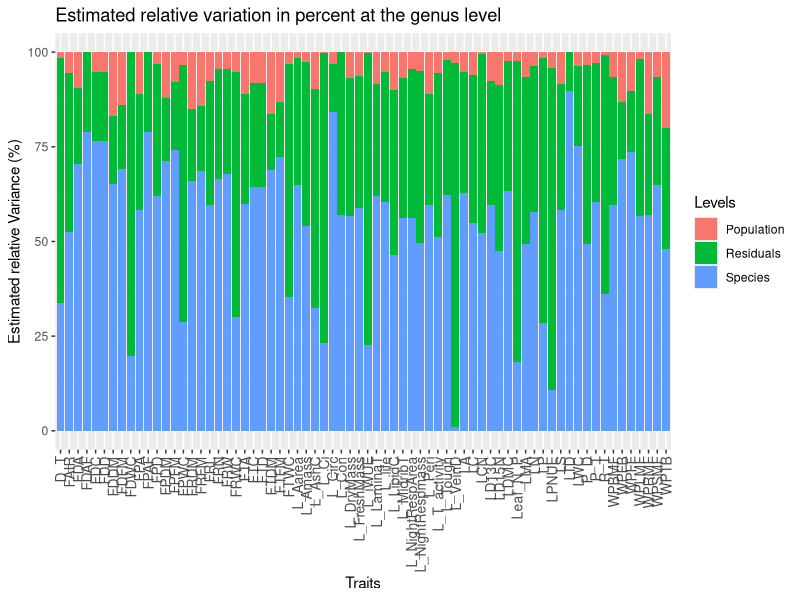

Write the R code that produced this figure. (Note: this script raises an error after producing the figure.)

rm(list = ls())

options(scipen=999)

packages <- list("tidyverse","ggplot2","here","lme4","svglite")


lapply(packages, require,character.only=T)

Sunflower_train <- read_csv(here("Datasets and Tables","Sunflower_train.csv"))

### converting the population and the species column to factor 

Sunflower_train <- Sunflower_train %>%
                   mutate_if(is.character,as.factor)



### Isolating the Species and the Population columns as separte vectors

Species <- Sunflower_train$Species

Pop <- Sunflower_train$Pop




#### A function to fit a mixed model on the entire dataset and
###  calculate the variance partitioning scores 

mixed_model <- function(x){
  model <- lmer(x~(1|Species/Pop))
  vc <- data.frame(VarCorr(model))
  variance <- vc %>% select(grp,vcov)
  Total_variance <- sum(variance$vcov)
  Population <- (variance[1,2]/Total_variance) * 100
  Species <- (variance[2,2]/Total_variance) * 100
  Residual <- (variance[3,2]/Total_variance) * 100
  results <- rbind(Population,Species,Residual)
  results <- data.frame(Variance = results)
  return(results)
}

##### Applying this function on the whole dataset 
### the result returns a list 

Variance_Species_pop <- Sunflower_train[,-c(1:3)] %>% 
                        map(mixed_model)

### converting this list into a dataframe

Variance_Species_pop <- data.frame(Variances = 
                                   do.call(rbind,Variance_Species_pop))
                       

#### extracting all the trait names in this dataset ##
## and repeating each name 3 times ##

Traits <- rep(colnames(Sunflower_train[-c(1:3)]),each=3)

### These are the groups for which the variances were computed ###

Levels <- rep(c("Population","Species","Residuals"),times=70)

### Putting the variance values, trait names and levels in one dataframe ## 

Variance_table_1 <- data.frame(Variance = Variance_Species_pop$Variance,
                               Traits = Traits,
                               Levels = Levels)

### Making a plot to view the variance partitioning ###

ggplot(Variance_table_1, aes(fill=Levels, y=Variance, x=Traits)) + 
  geom_bar(position='stack', stat='identity') +
  labs(x = "Traits", y = "Estimated relative Variance (%)") +
  ggtitle("Estimated relative variation in percent at the genus level") +
  theme(axis.text.x = element_text(size = 10,angle = 90,vjust = 0.5,hjust = 1)) 
  
 

here("Figures")

ggsave("C:/Users/samba/Documents/Chapter_1_Analysis/Figures/Figure S2.svg",
       dpi=300)



Variance_table_1 <- Variance_table_1 %>% pivot_wider(names_from = Levels,
                                                     values_from = Variance)



## Arranging the Species variance values in a descending order ##

Variance_table_1 <- Variance_table_1 %>% arrange(desc(Species))


here("Dataset and Tables")

### exporting the dataframe containing the variance partitioning values at the genus level

write.csv(Variance_table_1,
          "C:/Users/samba/Documents/Chapter_1_Analysis/Datasets and Tables/Variance_partitioning_Genus.csv",
          row.names = FALSE)




#################### 
####### Exploring variance partitioning values at the clade level ###
###############

### PERENNIAL #### 

###### Perennial Species Names ##### 

Perennials <- c("H_salicifolius","H_maximiliani","H_giganteus",
                "H_verticillatus","H_grosseserratus","H_divaricatus",
                "H_microcephalus","H_cusickii")


##### Subset the dataframe to only contain the perennial species ## 

Perennial_Sunflowers <- Sunflower_train %>% filter(Species %in% Perennials)

##### 

### Isolating the Species and the Population columns as separate vectors ##
## This must be done before applying the function ###

Species <- Perennial_Sunflowers$Species

Pop <- Perennial_Sunflowers$Pop

#### Calculate Variance partitioning ###

Variance_Species_pop_Perennials <- Perennial_Sunflowers[,-c(1:3)] %>% 
                        map(mixed_model)

### converting this list into a dataframe

Variance_Species_pop_Perennials <- data.frame(Variances = 
                                     do.call(rbind,
                                             Variance_Species_pop_Perennials))


#### extracting all the trait names in this dataset ##
## and repeating each name 3 times ## Same as Genus level 


Traits <- rep(colnames(Sunflower_train[-c(1:3)]),each=3)

### These are the groups for which the variances were computed ###

Levels <- rep(c("Population","Species","Residuals"),times=70)

### Putting the variance values, trait names and levels in one dataframe ## 

Variance_table_2 <- data.frame(Variance = Variance_Species_pop_Perennials$Variance,
                               Traits = Traits,
                               Levels = Levels)

### Making a plot to view the variance partitioning ###

ggplot(Variance_table_2, aes(fill=Levels, y=Variance, x=Traits)) + 
  geom_bar(position='stack', stat='identity') +
  labs(x = "Traits", y = "Estimated relative Variance (%)") +
  ggtitle("Estimated relative variation in percent at the Perennial level") +
  theme(axis.text.x = element_text(size = 10,angle = 90,vjust = 0.5,hjust = 1)) 



here("Figures")

ggsave("C:/Users/samba/Documents/Chapter_1_Analysis/Figures/Figure S3.svg",
       dpi=300)



Variance_table_2 <- Variance_table_2 %>% pivot_wider(names_from = Levels,
                                                     values_from = Variance)



## Arranging the Species variance values in a descending order ##

Variance_table_2 <- Variance_table_2 %>% arrange(desc(Species))


here("Dataset and Tables")

### exporting the dataframe containing the variance partitioning values at the genus level

write.csv(Variance_table_2,
          "C:/Users/samba/Documents/Chapter_1_Analysis/Datasets and Tables/Variance_partitioning_perennial.csv",
          row.names = FALSE)




#### ANNUAL ####

### Annual species names  ###


###### FILTER OUT BY ANNUAL SPECIES ##### 

Annuals <- c("H_praeco_ssp_runyonii","H_debili_ssp_tardiflorus",
             "H_neglectus","H_petiolari_ssp_petiolaris",
             "H_niveu_ssp_tephrodes","H_annuus","H_argophyllus")



##### keeping only the annuals  ### 
Annual_Sunflowers <- Sunflower_train %>% filter(Species %in% Annuals)


### Isolating the Species and the Population columns as separate vectors ##
## This must be done before applying the function ###

Species <- Annual_Sunflowers$Species

Pop <- Annual_Sunflowers$Pop

#### Calculate Variance partitioning ###

Variance_Species_pop_Annuals <- Annual_Sunflowers[,-c(1:3)] %>% 
                                map(mixed_model)

### converting this list into a dataframe

Variance_Species_pop_Annuuals <- data.frame(Variances = 
                                                do.call(rbind,
                                                        Variance_Species_pop_Annuals))


#### extracting all the trait names in this dataset ##
## and repeating each name 3 times ## Same as Genus level 

Traits <- rep(colnames(Sunflower_train[-c(1:3)]),each=3)

### These are the groups for which the variances were computed ###

Levels <- rep(c("Population","Species","Residuals"),times=70)

### Putting the variance values, trait names and levels in one dataframe ## 

Variance_table_3 <- data.frame(Variance = Variance_Species_pop_Annuuals$Variance,
                               Traits = Traits,
                               Levels = Levels)

### Making a plot to view the variance partitioning ###

ggplot(Variance_table_3, aes(fill=Levels, y=Variance, x=Traits)) + 
  geom_bar(position='stack', stat='identity') +
  labs(x = "Traits", y = "Estimated relative Variance (%)") +
  ggtitle("Estimated relative variation in percent at the Annual level") +
  theme(axis.text.x = element_text(size = 10,angle = 90,vjust = 0.5,hjust = 1)) 



here("Figures")

ggsave("C:/Users/samba/Documents/Chapter_1_Analysis/Figures/Figure S4.svg",
       dpi=300)



Variance_table_3 <- Variance_table_3 %>% pivot_wider(names_from = Levels,
                                                     values_from = Variance)



## Arranging the Species variance values in a descending order ##

Variance_table_3 <- Variance_table_3 %>% arrange(desc(Species))


here("Dataset and Tables")

### exporting the dataframe containing the variance partitioning values at the genus level

write.csv(Variance_table_3,
          "C:/Users/samba/Documents/Chapter_1_Analysis/Datasets and Tables/Variance_partitioning_Annual.csv",
          row.names = FALSE)




####### SOUTHEASTERN PERENNIAL ###

### Southeastern perennial species names ### 

Southeastern_perennials <- c("H_carnosus","H_atrorubens","H_radula",
                             "H_silphioides","H_floridanus","H_heterophyllus",
                             "H_longifolius","H_angustifolius")


##### keeping only the Southeastern perennials  ### 
Southeastern_perennial_sunflowers <- Sunflower_train %>% 
                                     filter(Species %in% 
                                              Southeastern_perennials)


### Isolating the Species and the Population columns as separate vectors ##
## This must be done before applying the function ###

Species <- Southeastern_perennial_sunflowers$Species

Pop <- Southeastern_perennial_sunflowers$Pop

#### Calculate Variance partitioning ###

Variance_Species_pop_southeastern_perennials <- Southeastern_perennial_sunflowers[,-c(1:3)] %>% 
                                                map(mixed_model)

### converting this list into a dataframe

Variance_Species_pop_southeastern_perennials <- data.frame(Variances = 
                                              do.call(rbind,
                                                      Variance_Species_pop_Annuals))


#### extracting all the trait names in this dataset ##
## and repeating each name 3 times ## Same as Genus level 

Traits <- rep(colnames(Sunflower_train[-c(1:3)]),each=3)

### These are the groups for which the variances were computed ###

Levels <- rep(c("Population","Species","Residuals"),times=70)

### Putting the variance values, trait names and levels in one dataframe ## 

Variance_table_4 <- data.frame(Variance = Variance_Species_pop_southeastern_perennials$Variance,
                               Traits = Traits,
                               Levels = Levels)

### Making a plot to view the variance partitioning ###

ggplot(Variance_table_4, aes(fill=Levels, y=Variance, x=Traits)) + 
  geom_bar(position='stack', stat='identity') +
  labs(x = "Traits", y = "Estimated relative Variance (%)") +
  ggtitle("Estimated relative variation in percent at the southeastern perennial level") +
  theme(axis.text.x = element_text(size = 10,angle = 90,vjust = 0.5,hjust = 1)) 



here("Figures")

ggsave("C:/Users/samba/Documents/Chapter_1_Analysis/Figures/Figure S5.svg",
       dpi=300)



Variance_table_4 <- Variance_table_4 %>% pivot_wider(names_from = Levels,
                                                     values_from = Variance)



## Arranging the Species variance values in a descending order ##

Variance_table_4 <- Variance_table_4 %>% arrange(desc(Species))


here("Dataset and Tables")

### exporting the dataframe containing the variance partitioning values at the genus level

write.csv(Variance_table_4,
          "C:/Users/samba/Documents/Chapter_1_Analysis/Datasets and Tables/Variance_partitioning_southeastern_perennials.csv",
          row.names = FALSE)





